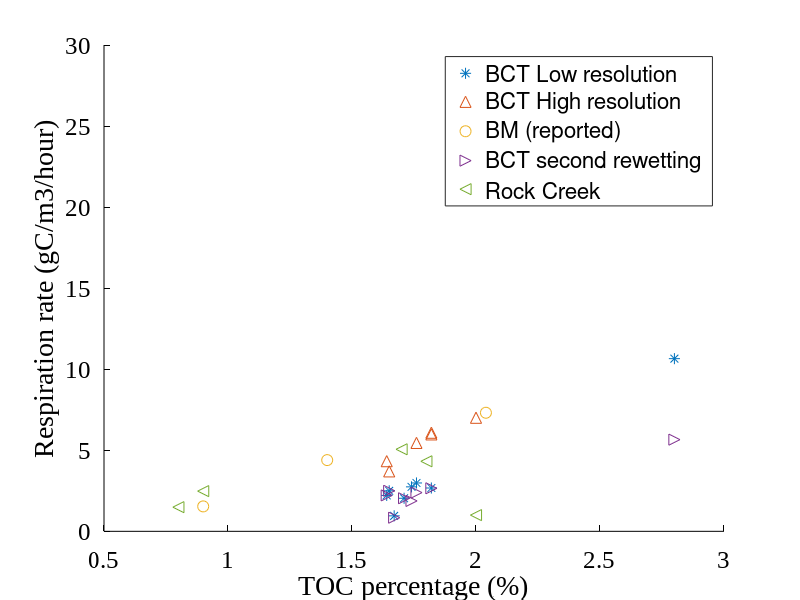

MATLAB code for this plot:
%%
clear;

%%
t=[24 48.5 72.5 96 139.5 186.5];
moisture0=[0.204 0.110 0.086 0.050 0.032 0.037];%
moisture33=[4.193 3.017 2.281 1.916 1.407 1.192];
moisture66=[6.490 7.314 4.350 3.054 2.076 1.741];
moisture100=[3.490 4.005 3.593 2.800 2.093 2.066];

moisture = [0 0.33 0.66 0.99];
top = [0.204 4.193 6.490 3.490];
mid = [0.417 2.301 3.017 1.594];
bottom = [0.549 1.726 1.538 0.824];
TOCpercentage = [2.04 1.4 0.9];
top = top/1e6/2.6/TOCpercentage(1)*100;
mid = mid/1e6/2.6/TOCpercentage(2)*100;
bottom = bottom/1e6/2.6/TOCpercentage(3)*100;

%% 

%[xData, yData] = prepareCurveData( t, moisture66 );
%ft = 'pchipinterp';
%[fitresult, gof] = fit( xData, yData, ft, 'Normalize', 'on' );
%moisture0_1=spcrv([[t(1) t t(end)];[moisture0(1) moisture0 moisture0(end)]],3,1000);
%moisture33_1=spcrv([[t(1) t t(end)];[moisture33(1) moisture33 moisture33(end)]],3,1000);
%moisture66_1=spcrv([[t(1) t t(end)];[moisture66(1) moisture66 moisture66(end)]],3,1000);
%moisture100_1=spcrv([[t(1) t t(end)];[moisture100(1) moisture100 moisture100(end)]],3,1000);

%plot(moisture0_1(1,:),moisture0_1(2,:),'g-','LineWidth',3);hold on;
%plot(moisture33_1(1,:),moisture33_1(2,:),'r-','LineWidth',3);
%plot(fitresult);
%plot(moisture66_1(1,:),moisture66_1(2,:),'k-','LineWidth',3);
%plot(moisture100_1(1,:),moisture100_1(2,:),'b-','LineWidth',3);

% plot(t,moisture0,'g^','MarkerSize',8);hold on;
% plot(t,moisture33,'r^','MarkerSize',8);
% plot(t,moisture66,'k^','MarkerSize',8);
% plot(t,moisture100,'b^','MarkerSize',8);
% % plot(moisture,top,'b^--','MarkerSize',8);hold on;
% % plot(moisture,mid,'r^--','MarkerSize',8);
% % plot(moisture,bottom,'k^--','MarkerSize',8);
% % set(gca,'fontsize',18);
% % set(gca, 'FontName', 'Times New Roman');
% % set(gca,'XColor','k');
% % set(gca,'YColor','k');
% % set(gca,'box','off');
% % % xlim([0 200]);
% % xlabel('Effective saturation, Se (-)');
% % ylabel('Respiration rate (gC/g-TOC/hour)');
% % legend('Shallow depth','Intermediate depth','Deep depth','Location','NorthEast');
%title({'Respiration rate of upper soil';'in different soil moisture'},'FontSize',22,'FontWeight','bold');

%%
% x_real=[1 24, 48.5,72.5, 96, 139.5, 186.5];
% x_test=[0,24,48,72,99,123,147,195,267];
% y_real=cell(1,6);
% y_real{1}=[0 6.490 7.314 4.350 3.054 2.076 1.741];%gC/m3-soil/hour
% y_real{2}=[0 4.193 3.017 2.281 1.916 1.407 1.192];%gC/m3-soil/hour
% y_real{3}=[0 3.017 4.394 2.813 1.661 1.112 1.052];
% y_real{4}=[0 2.301 1.919 1.507 1.052 0.790 0.743];
% y_real{5}=[0 1.538 1.149 0.897 0.509 0.378 0.392];
% y_real{6}=[0 1.726 0.919 0.633 0.342 0.224 0.234];
% 
% y_real{1} = y_real{1}/1e6/2.6/TOCpercentage(1)*100;
% y_real{2} = y_real{2}/1e6/2.6/TOCpercentage(1)*100;
% y_real{3} = y_real{3}/1e6/2.6/TOCpercentage(2)*100;
% y_real{4} = y_real{4}/1e6/2.6/TOCpercentage(2)*100;
% y_real{5} = y_real{5}/1e6/2.6/TOCpercentage(3)*100;
% y_real{6} = y_real{6}/1e6/2.6/TOCpercentage(3)*100;
% 
% for i=1:6
%     plot(x_real,y_real{i},'^--','MarkerSize',8);hold on;
% end
% set(gca,'fontsize',18);
% set(gca, 'FontName', 'Times New Roman');
% set(gca,'XColor','k');
% set(gca,'YColor','k');
% set(gca,'box','off');
% xlabel('Time (hour)');
% ylabel('Respiration rate (gC/g-TOC/hour)');
% legend('Shallow 66% Se','Shallow 33% Se','Intermediate 66% Se','Intermediate 33% Se','Deep 66% Se','Deep 33% Se');

%% Peak respiration rate vs TOC
rate = [10.6517    2.9831    2.6725    2.2153    2.4996    2.7428    2.0395    0.9553];
TOCPercentage = [2.8 1.76 1.82 1.64 1.65 1.74 1.71 1.67];
rate2 = [27.5684    5.4533    6.0821    5.9791    4.3271    3.6983 7.0058];
TOCPercentage2 = [2.8 1.76 1.82 1.82 1.64 1.65, 2];
rate3 = [7.314 4.394 1.538];
TOCPercentage3 = [2.04 1.4 0.9];
rate4 = [5.6555    2.3882    2.6549    2.2153    2.4996    1.8754    2.0395    0.8410];
rate5 = [5.06 4.32 1.00 2.48 1.49]; % Rock creek incubation
TOCPercentage5 = [1.7 1.8 2.0 0.9 0.8];
plot(TOCPercentage,rate,'*','MarkerSize',8); hold on;
plot(TOCPercentage2,rate2,'^','MarkerSize',8);
plot(TOCPercentage3,rate3,'o','MarkerSize',8);
plot(TOCPercentage,rate4,'>','MarkerSize',8);
plot(TOCPercentage5,rate5,'<','MarkerSize',8);
set(gca,'fontsize',18);
set(gca, 'FontName', 'Times New Roman');
set(gca,'XColor','k');
set(gca,'YColor','k');
set(gca,'box','off');
xlabel('TOC percentage (%)');
ylabel('Respiration rate (gC/m3/hour)');
legend('BCT Low resolution','BCT High resolution','BM (reported)','BCT second rewetting','Rock Creek');